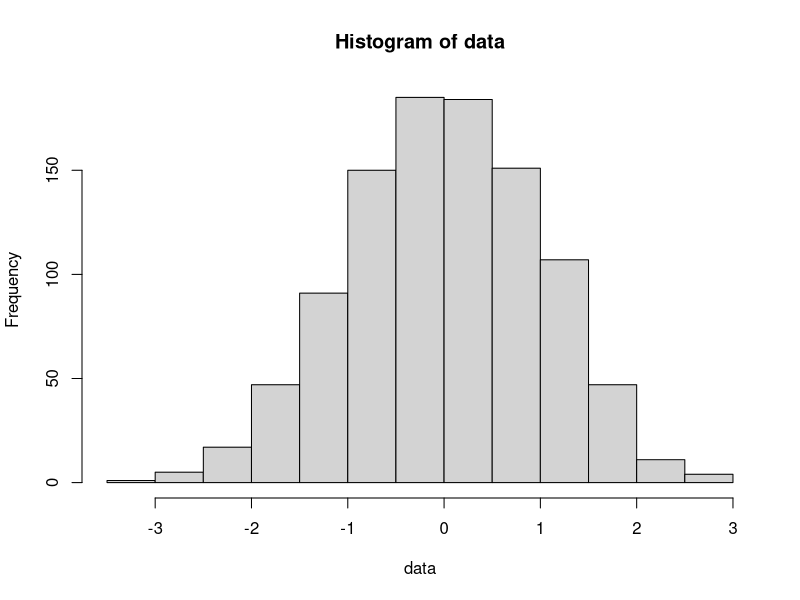
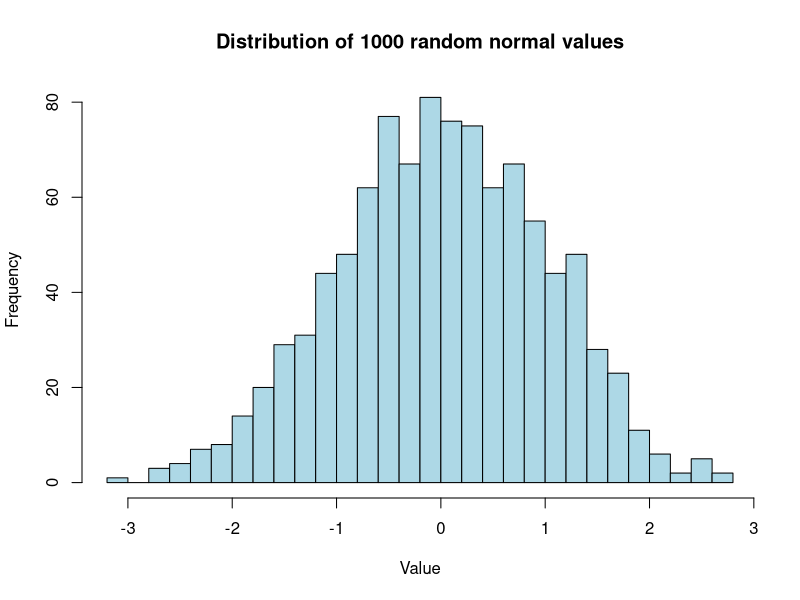
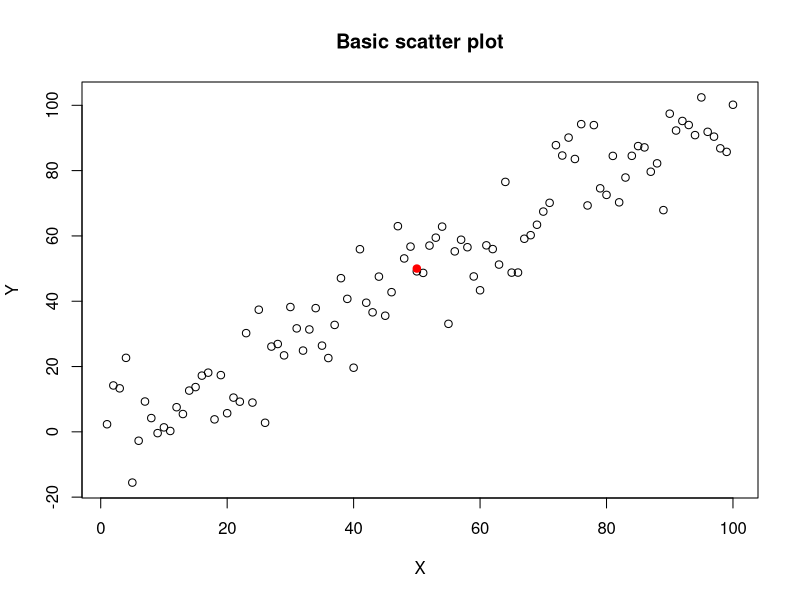
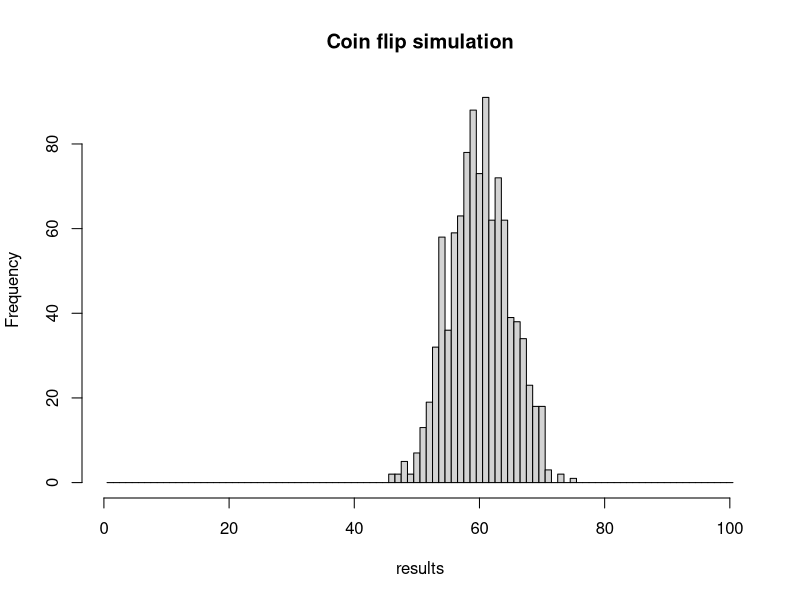

The R source for these figures, in order:
## ---- chunk 1
# Numeric vector
a_vector <- c(1, 5, 4, 9, 0)

# Character vector
my_longer_vector <- c(1, 2, 'three', '4', 'V', 6, 7, 8)

# Using the : operator for sequences
x <- 1:7
y <- 2:-2

# Using seq() for more control
step_size <- seq(1, 10, by = 0.25)
length_specified <- seq(1, 10, length.out = 20)
## ---- chunk 2
# Select single element
my_single_element <- my_longer_vector[5]

# Select a range
the_start <- my_longer_vector[1:3]

# Select specific positions
my_part_of_vector <- my_longer_vector[c(1, 2, 5)]

# Overwrite elements
my_longer_vector[1:3] <- c('replace', 'this', 'now')
## ---- chunk 3
vector1 <- c(1, 5, 6, 7, 2, 3, 5, 4, 6, 8, 1, 9, 0, 1)
binary_vector <- vector1 > 5
selected <- vector1[binary_vector]
## ---- chunk 4
# Generate some data
data <- rnorm(1000)

# Basic histogram
hist(data)

# Customize breaks and labels
hist(data, breaks = 30, main = "Distribution of 1000 random normal values",
     xlab = "Value", col = "lightblue")
## ---- chunk 5
# Simple scatter plot
x <- 1:100
y <- x + rnorm(100, sd = 10)
plot(x, y, main = "Basic scatter plot", xlab = "X", ylab = "Y")

# Add points to existing plot
points(50, 50, col = "red", pch = 19)
## ---- chunk 6
# Print each value in a vector
my_vector <- runif(5)
for (x in my_vector) {
  y <- x * 3
  print(y)
}

# Repeat exactly n times
for (i in 1:10) {
  print("This runs 10 times")
}

# Common pattern: pre-allocate a vector and fill it
results <- numeric(100)
for (i in 1:100) {
  results[i] <- rnorm(1)
}
## ---- chunk 7
# Count up from 1 to 5
i <- 1
while (i < 6) {
  print(i)
  i <- i + 1
}

# Exit early with break
counter <- 0
while (TRUE) {
  value <- rnorm(1)
  counter <- counter + 1
  if (value > 1) {
    break
  }
}
## ---- chunk 8
# Simulate 100 coin flips and count heads
n_flips <- 100
p_heads <- 0.6
results <- numeric(1000)  # Pre-allocate for efficiency

for (i in 1:1000) {
  flips <- sample(c(0, 1), n_flips, replace = TRUE, prob = c(1 - p_heads, p_heads))
  results[i] <- sum(flips)
}

# Visualize the distribution
hist(results, breaks = seq(0, n_flips) + 0.5, main = "Coin flip simulation")
